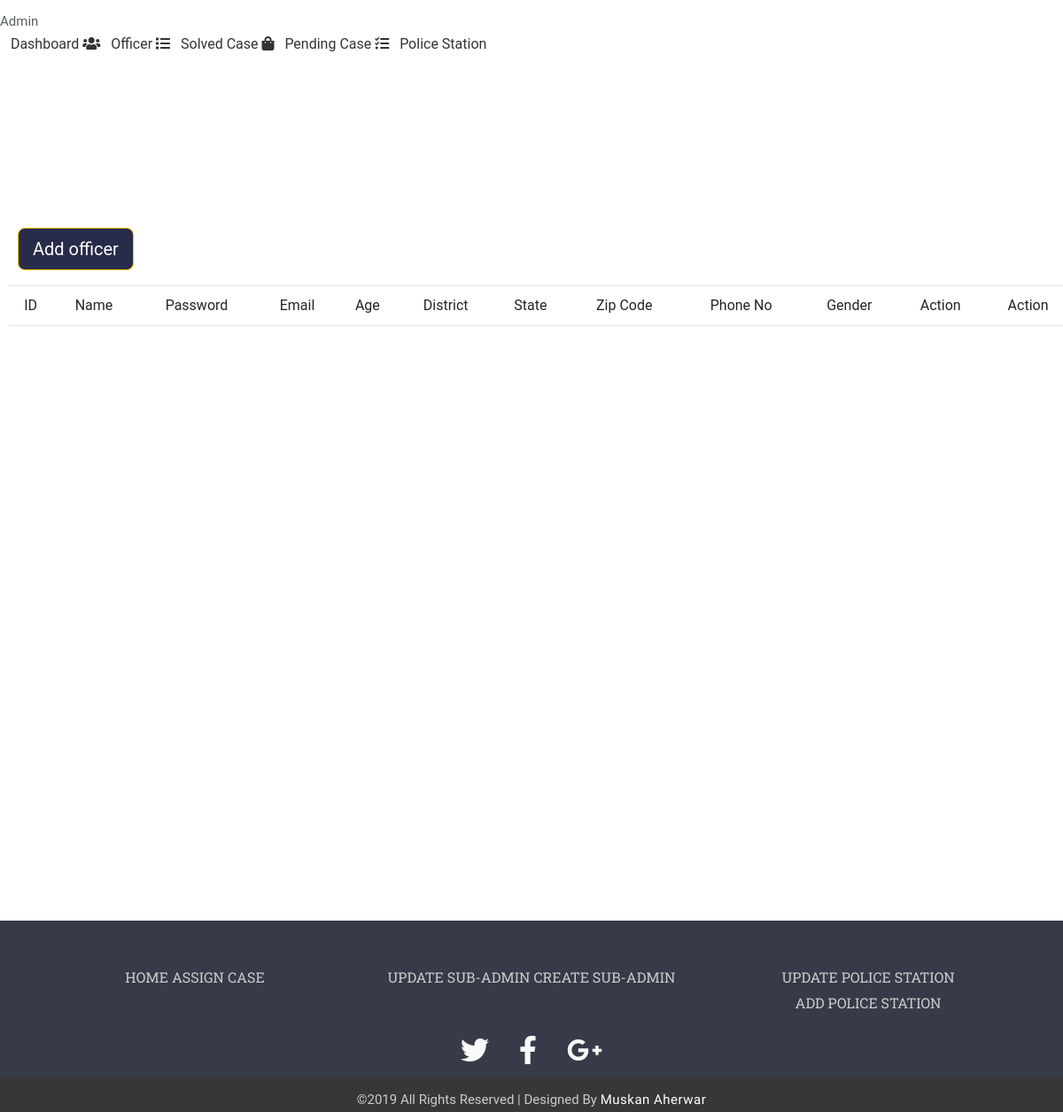
Before: /html/adminback/adminPHP/updateOfficer.php with the older database file.
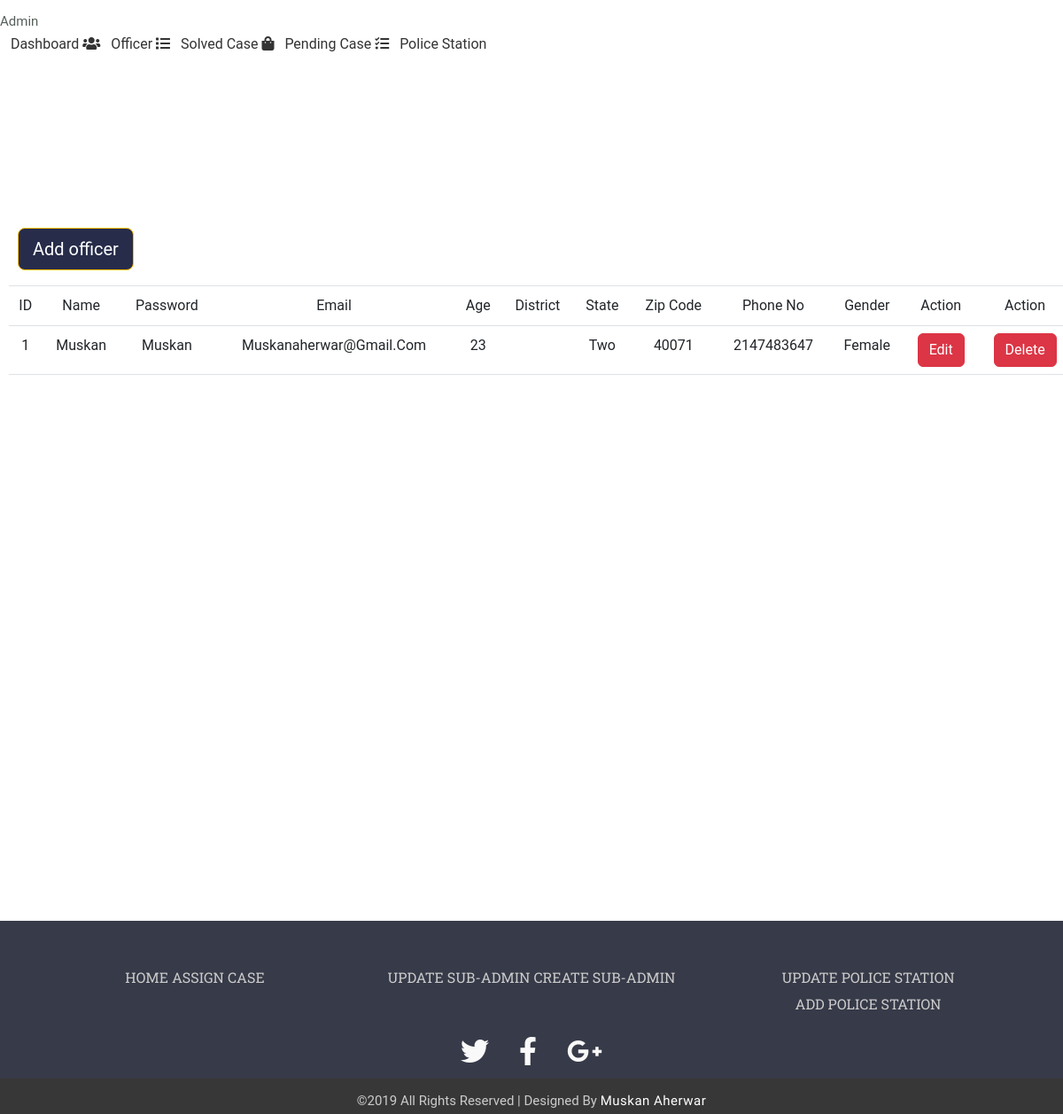
After: the same page with the newer database file.
### tables this page shows
CREATE TABLE `updateofficer` (
  `Id` int(20) NOT NULL,
  `Name` varchar(30) NOT NULL,
  `Email` varchar(30) NOT NULL,
  `Password` varchar(20) NOT NULL,
  `Age` int(5) NOT NULL,
  `City` varchar(100) NOT NULL,
  `State` varchar(100) NOT NULL,
  `ZipCode` int(20) NOT NULL,
  `Contact` int(11) NOT NULL,
  `Gender` varchar(15) NOT NULL
);

### html/adminback/adminPHP/updateOfficerQueryInsert.php (the view, shortened to what this page needs)
<?php
include "connection.php";
$query = "SELECT * FROM updateOfficer";
$result = $conn->query($query);
while ($row = $result->fetch_assoc()) {
    echo '
        <tr style="background:#272c4a">
            <td>' . $row['Id'] . '</td>
            <td>' . $row['Name'] . ' '.$row['middleName'].' '.$row['lastName'].'</td>
            <td>' . $row['Password'] . '</td>
            <td>' . $row['Email'] . '</td>
            <td>' . $row['Age'] . '</td>
            <td>' . $row['District'] . '</td>
            <td>' . $row['State'] . '</td>
            <td>' . $row['ZipCode'] . '</td>
            <td>' . $row['Contact'] . '</td>
            <td>' . $row['Gender'] . '</td>
            <td>
                <button class="btn btn-danger editbtn">Edit</button>
            </td>
            <td>
                <form action="updateOfficerDelete.php" method = "post">
                <input type = "hidden" name = "id" value="'.$row['Id'].'">
                <button class="btn btn-danger" name="delete" id ="'.$row['Id'].'" onclick="return checkDelete()">Delete</button>
                </form>
            </td>
        </tr>
        ';
}
?>

### html/adminback/adminPHP/updateOfficer.php (shortened to what this page needs)
<?php
include "connection.php";
?>
<!DOCTYPE html>
<html>
<head>
    <link rel="stylesheet" href="https://use.fontawesome.com/releases/v5.8.1/css/all.css">
    <link rel="stylesheet" href="https://maxcdn.bootstrapcdn.com/bootstrap/4.0.0/css/bootstrap.min.css">
    <link rel="stylesheet" href="https://cdn.jsdelivr.net/npm/bootstrap@4.0.0/dist/css/bootstrap.min.css">
    <link href="https://cdn.jsdelivr.net/npm/bootstrap@5.3.0-alpha1/dist/css/bootstrap.min.css" rel="stylesheet">
    <link rel="stylesheet" type="text/css" href="../css/updateOfficer.css">
    <link rel="stylesheet" type="text/css" href="../css/dashBoard.css">
</head>
<body>
    <?php
    include "adminnav.php";
    ?>
    <div id="main" style="color:white">
    <div  style="height:2rem;">
    </div>
        <div class="head my-2">
            <div class="col-div-6">
                <span style="font-size:30px;cursor:pointer; color: white;" class="nav">&#9776; Officer</span>
                <span style="font-size:30px;cursor:pointer; color: white;" class="nav2">&#9776; Officer</span>
            </div>
        </div>
        <br />
        <div class="content">
            <button type="button" class="btn btn-warning btn-lg" id="ps_btn" data-toggle="modal" data-target="#exampleModalCenter">
                Add officer
            </button>
            <center>
                    <h4> UPDATE OFFICER</h4>
                </center>
            <div class="table-scroll ">
                <p><br></p>
                <div class="table-responsive table">
                    <table class="table text-center">
                        <thead class="" style="background:#272c4a">
                            <tr style="background:#272c4a">
                                <th scope="col">ID</th>
                                <th scope="col">Name</th>
                                <th scope="col">Password</th>
                                <th scope="col">Email</th>
                                <th scope="col">Age</th>
                                <th scope="col">District</th>
                                <th scope="col">State</th>
                                <th scope="col">Zip Code</th>
                                <th scope="col">Phone no</th>
                                <th scope="col">Gender</th>
                                <th scope="col">Action </th>
                                <th scope="col">Action </th>
                            </tr>
                        </thead>
                        <tbody id="data">
                            <?php
                            include "updateOfficerQueryInsert.php"
                            ?>
                        </tbody>
                    </table>
                </div>
            </div>
        </div>
    </div>
    <footer id="site-footer">
        <div class="container">
            <div class="row text-center custom-list">
                <div class="col-sm-4">
                    <ul class="list-unstyled">
                        <li><a href="../admin_dashboard.php" class="nav-link">Home</a></li>
                        <li><a href="case_admin.php" class="nav-link">Assign Case</a></li>
                    </ul>
                </div>
                <div class="col-sm-4">
                    <ul class="list-unstyled">
                        <li><a href="update_sa.php" class="nav-link">Update Sub-admin</a></li>
                        <li><a href="../../subadminRegister.php" class="nav-link">Create Sub-Admin</a></li>
                    </ul>
                </div>
                <div class="col-sm-4">
                    <ul class="list-unstyled">
                        <li><a href="update_ps.php" class="nav-link">Update Police Station</a></li>
                        <li><a href="ps_section/add_ps.php" class="nav-link">Add Police Station</a></li>
                    </ul>
                </div>
            </div>
        </div>
        <div class="social-networks">
            <a href="https://www.twitter.com/ocms" class="twitter"><i class="fab fa-twitter"></i></a>
            <a href="https://www.facebook.com/ocms" class="facebook"><i class="fab fa-facebook-f"></i></a>
            <a href="mailto:ocms@gmail.com?subject=Mail from Our Site" class="google"><i class="fab fa-google-plus-g"></i></a>
        </div>
        <div class="footer-copyright">
            <p>&copy;2019 All Rights Reserved | Designed By <span>Muskan Aherwar</span></p>
        </div>
    </footer>
</body>
</html>

### html/adminback/adminPHP/adminnav.php
<div id="mySidenav" class="sidenav">
        <p class="logo">Admin</p>
        <a href="dashBoard.php" class="icon-a"><i class="fa fa-dashboard icons"></i> &nbsp;&nbsp;Dashboard</a>
        <a href="updateOfficer.php" class="icon-a"><i class="fa fa-users icons"></i> &nbsp;&nbsp;Officer</a>
        <a href="#" class="icon-a"><i class="fa fa-list icons"></i> &nbsp;&nbsp;Solved Case</a>
        <a href="#" class="icon-a"><i class="fa fa-shopping-bag icons"></i> &nbsp;&nbsp;Pending Case</a>
        <a href="updatePoliceStation.php" class="icon-a"><i class="fa fa-tasks icons"></i> &nbsp;&nbsp;Police station</a>
</div>
<link rel="stylesheet" href="../css/dashboard.css">

### html/adminback/css/updateOfficer.css (style rules this page uses)
body { min-height: 100%; padding-bottom: 20vh; position: relative; overflow: scroll; color: white; }
html { scroll-behavior: smooth; }
.content { position: relative; padding-bottom: 20vh; }
#ps_btn { position: absolute; margin-top: 7px; margin-left: 20px; background: #272c4a !important; color: white; }
#site-footer { background-color: #373a48; color: white; height: 200px; position: absolute; left: 0; right: 0; bottom: 0; margin-bottom: -34vh; }
#site-footer .custom-list { margin-top: 40px; color: #fff !important; }
#site-footer li a { color: #ccc; font-family: 'Roboto Slab', serif; }
#site-footer .social-networks { text-align: center; padding-top: 10px; padding-bottom: 0; }
#site-footer .social-networks a { margin-right: 5px; margin-left: 5px; font-size: 32px; color: #f9f9f9; padding: 10px; transition: 0.2s; }
#site-footer .footer-copyright { background-color: #383737; padding-top: 3px; padding-bottom: 3px; text-align: center; }
#site-footer .footer-copyright p { margin: 10px; color: #ccc; }
#site-footer span { font-family: 'Lobster', cursive; letter-spacing: 0.5px; color: #fff; }
.table { margin-left: 5px; margin-right: 5px; overflow: hidden; }

### html/adminback/css/dashboard.css (style rules this page uses)
body, html { line-height: 1.8; font-family: 'Roboto', sans-serif; color: #555e58; text-transform: capitalize; text-rendering: optimizeLegibility !important; -webkit-font-smoothing: antialiased !important; font-weight: 400; margin: 0px; padding: 0px; }
h1, h2, h3, h4, h5, h6, .h1, .h2, .h3, .h4 { font-weight: 400; line-height: 1.5em; }
p { font-size: 15px; margin: 12px 0 0; line-height: 24px; }
a { color: #333; font-weight: 400; }
button { cursor: pointer; }
ul, ol { padding: 0; margin: 0px; list-style: none; }
a, a:hover, a:focus { color: #333; text-decoration: none; transition: all 0.3s; }
.table>thead>tr>th { border-bottom-width: 1px; font-size: 16px; font-weight: 400; }
footer { padding: 10px 0; position: relative; width: 100%; }
footer ul li { display: inline-block; }
footer ul li a { color: inherit; padding: 15px; font-weight: 500; font-size: 12px; text-transform: uppercase; border-radius: 3px; text-decoration: none; position: relative; display: block; }

Changed rows visible on the page:
added updateofficer: Id "1", Name "Muskan", Password "Muskan", Email "Muskanaherwar@gmail.com", Age "23", State "Two", ZipCode "40071", Contact "2147483647", Gender "Female"
